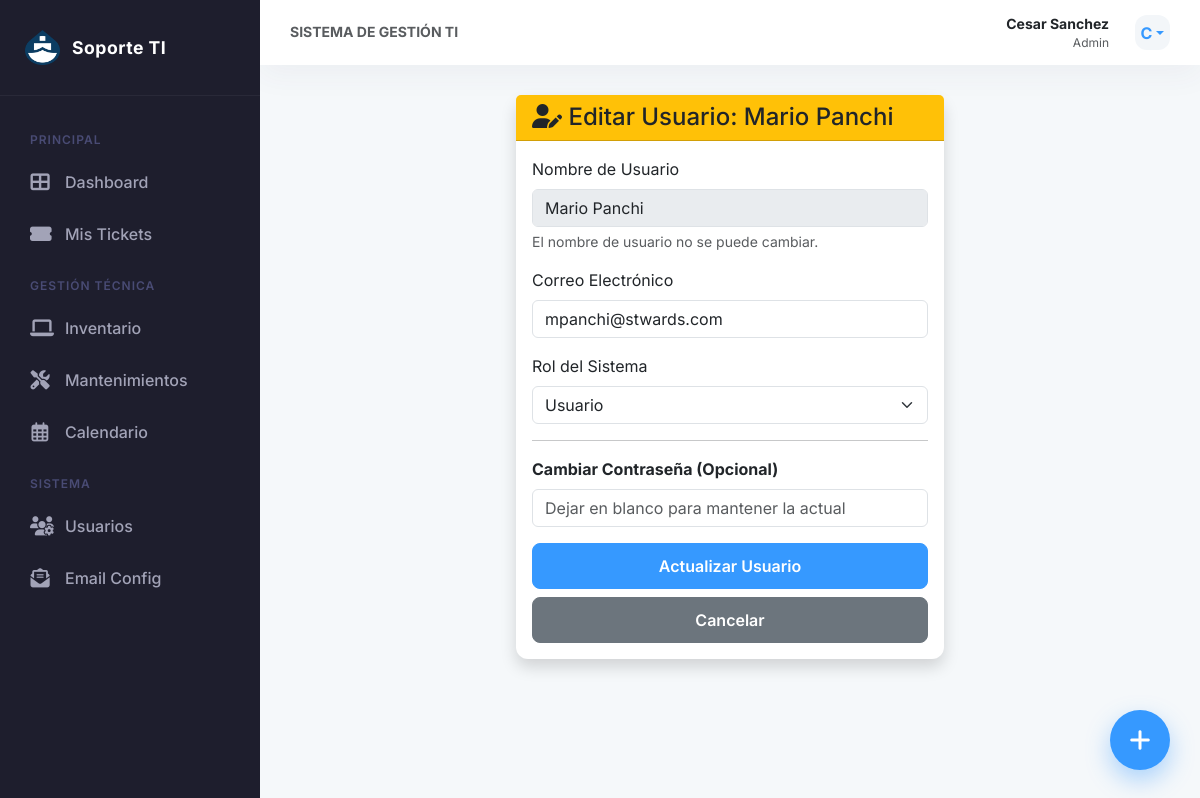
Page /admin/usuarios/editar/7c4bdf4c-e0c0-451b-a3cc-c6f88546b25e (signed in) on the committed database.
### tables this page shows
CREATE TABLE usuarios (
    id TEXT PRIMARY KEY,
    username TEXT UNIQUE NOT NULL,
    email TEXT UNIQUE,
    password_hash TEXT NOT NULL,
    role TEXT NOT NULL DEFAULT 'user',
    departamento TEXT,
    fecha_creacion TIMESTAMP DEFAULT CURRENT_TIMESTAMP
);

### app.py (the view, shortened to what this page needs)
@app.route('/admin/usuarios/editar/<user_id>', methods=['GET', 'POST'])
@admin_required
def admin_editar_usuario(user_id):
    db = get_db()
    return render_template('admin_editar_usuario.html', usuario=db.execute("SELECT * FROM usuarios WHERE id=?", (str(user_id),)).fetchone())

### app.py (called while the page is built)
def get_db():
    if 'db' not in g:
        g.db = sqlite3.connect(app.config['DB_FILE'])
        g.db.row_factory = sqlite3.Row
        g.db.execute("PRAGMA foreign_keys = ON")
    return g.db

def admin_required(f):
    @wraps(f)
    def decorated_function(*args, **kwargs):
        if session.get('role') != 'admin':
            flash('Acceso denegado.', 'danger')
            return redirect(url_for('dashboard'))
        return f(*args, **kwargs)
    return decorated_function

### templates/admin_editar_usuario.html (shortened to what this page needs)
{% extends "layout.html" %}
{% block content %}
<div class="row justify-content-center">
    <div class="col-md-6">
        <div class="card shadow">
            <div class="card-header bg-warning text-dark">
                <h4 class="mb-0"><i class="fas fa-user-edit"></i> Editar Usuario: {{ usuario.username }}</h4>
            </div>
            <div class="card-body">
                <form method="POST">
                    <div class="mb-3">
                        <label class="form-label">Nombre de Usuario</label>
                        <input type="text" class="form-control" value="{{ usuario.username }}" disabled>
                        <div class="form-text">El nombre de usuario no se puede cambiar.</div>
                    </div>
                    <div class="mb-3">
                        <label class="form-label">Correo Electrónico</label>
                        <input type="email" name="email" class="form-control" value="{{ usuario.email or '' }}">
                    </div>
                    <div class="mb-3">
                        <label class="form-label">Rol del Sistema</label>
                        <select name="role" class="form-select">
                            <option value="user" {% if usuario.role == 'user' %}selected{% endif %}>Usuario</option>
                        </select>
                    </div>
                    <hr>
                    <div class="mb-3">
                        <label class="form-label fw-bold">Cambiar Contraseña (Opcional)</label>
                        <input type="password" name="password" class="form-control" placeholder="Dejar en blanco para mantener la actual">
                    </div>
                    <div class="d-grid gap-2">
                        <button type="submit" class="btn btn-primary">Actualizar Usuario</button>
                        <a href="{{ url_for('admin_usuarios') }}" class="btn btn-secondary">Cancelar</a>
                    </div>
                </form>
            </div>
        </div>
    </div>
</div>
{% endblock %}

### static/css/style.css (style rules this page uses)
:root { --sidebar-width: 260px; --sidebar-bg: #1e1e2d; --sidebar-hover: #2c2c3d; --sidebar-active: #3699ff; --primary-color: #3699ff; --secondary-color: #e4e6ef; --bg-color: #f5f8fa; --card-shadow: 0 0 20px 0 rgba(76, 87, 125, 0.02); --transition-speed: 0.3s; }
body { background-color: var(--bg-color); font-family: 'Inter', 'Segoe UI', sans-serif; margin: 0; overflow-x: hidden; }
.card { border: none; box-shadow: var(--card-shadow); border-radius: 12px; }
.btn { border-radius: 8px; padding: 10px 20px; font-weight: 600; transition: all 0.2s ease; }
.btn-primary { background-color: var(--primary-color); border-color: var(--primary-color); }

### rows in the picture
usuarios: username "Mario Panchi", email "mpanchi@stwards.com", role "Usuario"

### other values in the picture
{{ session.get('username') }} "Cesar Sanchez"
{{ session.get('role') | capitalize }} "Admin"
{{ session.get('username')[0].upper() }} "C"
